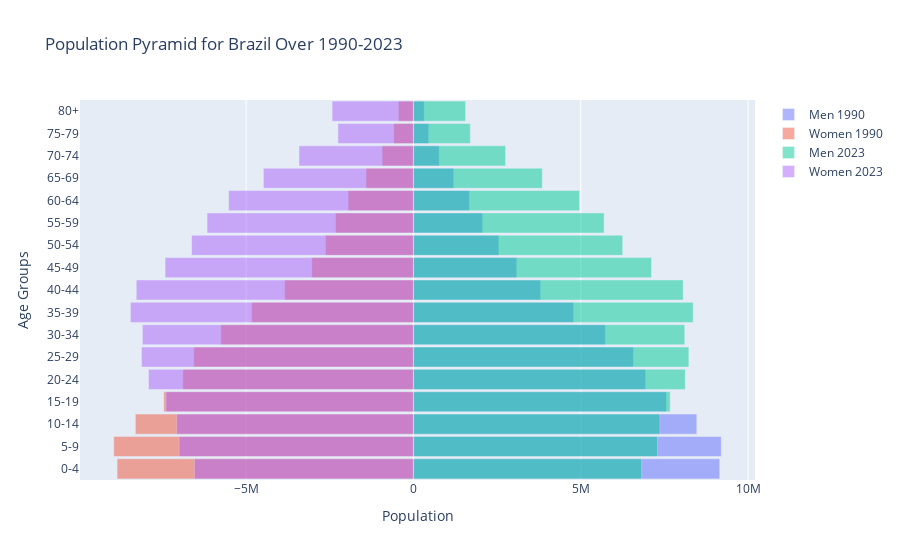

Write notebook code for a chart like this one.
### Code cell
overlay_population_pyramid([1990, 2023], 'Brazil')
